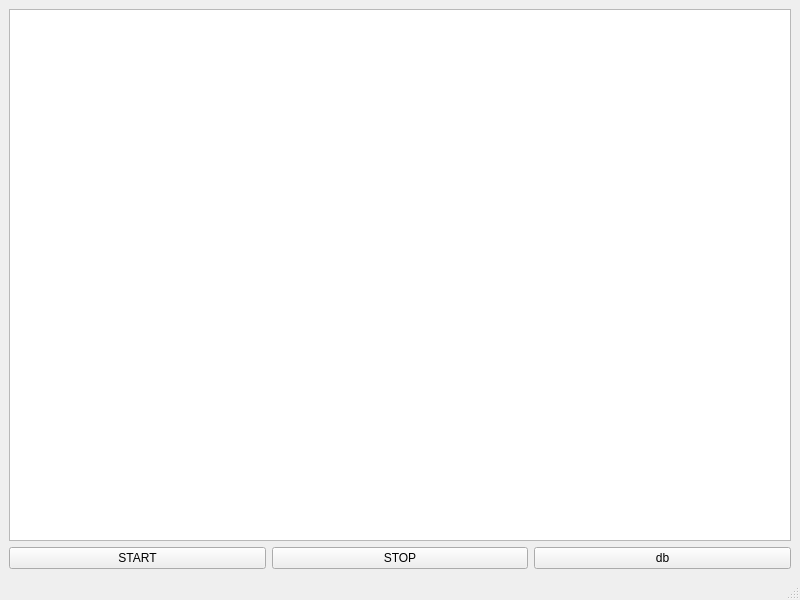
<?xml version="1.0" encoding="UTF-8"?>
<ui version="4.0">
 <class>MainWindow</class>
 <widget class="QMainWindow" name="MainWindow">
  <property name="geometry">
   <rect>
    <x>0</x>
    <y>0</y>
    <width>800</width>
    <height>600</height>
   </rect>
  </property>
  <property name="windowTitle">
   <string>MainWindow</string>
  </property>
  <widget class="QWidget" name="centralwidget">
   <layout class="QGridLayout" name="gridLayout">
    <item row="1" column="0">
     <widget class="QPushButton" name="start_button">
      <property name="text">
       <string>START</string>
      </property>
     </widget>
    </item>
    <item row="1" column="1">
     <widget class="QPushButton" name="stop_button">
      <property name="text">
       <string>STOP</string>
      </property>
     </widget>
    </item>
    <item row="1" column="2">
     <widget class="QPushButton" name="db_button">
      <property name="text">
       <string>db</string>
      </property>
     </widget>
    </item>
    <item row="0" column="0" colspan="3">
     <widget class="QTextBrowser" name="textBrowser"/>
    </item>
   </layout>
  </widget>
  <widget class="QMenuBar" name="menubar">
   <property name="geometry">
    <rect>
     <x>0</x>
     <y>0</y>
     <width>800</width>
     <height>25</height>
    </rect>
   </property>
  </widget>
  <widget class="QStatusBar" name="statusbar"/>
 </widget>
 <resources/>
 <connections/>
</ui>
